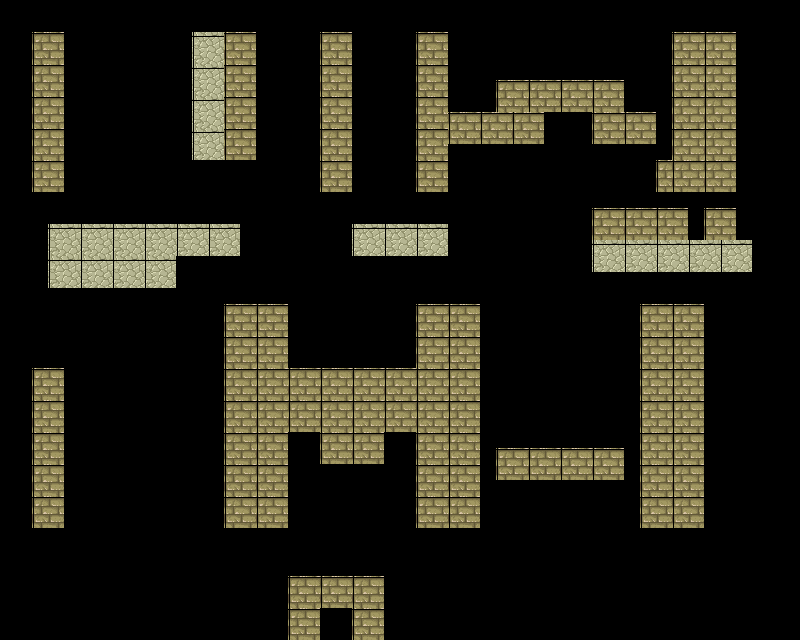

This is a level from a 2D game, rendered from its Tiled map with the project's own tilesets. A one-line summary and the map file follow, with tile-layer data summarised:
An orthogonal 50x40 tile map with 16x16 px tiles, 1 tile layer (backgroud).

<map version="1.0" orientation="orthogonal" width="50" height="40" tilewidth="16" tileheight="16">
 <tileset firstgid="1" name="tmw_desert_spacing" tilewidth="16" tileheight="16">
  <image source="tmw_desert_spacing.png" width="265" height="199" />
  <tile id="34">
   <properties>
    <property name="bottom" value="yes" />
    <property name="left" value="yes" />
    <property name="right" value="yes" />
    <property name="top" value="yes" />
   </properties>
  </tile>
  <tile id="35">
   <properties>
    <property name="bottom" value="yes" />
    <property name="left" value="yes" />
    <property name="right" value="yes" />
    <property name="top" value="yes" />
   </properties>
  </tile>
  <tile id="50">
   <properties>
    <property name="bottom" value="yes" />
    <property name="left" value="yes" />
    <property name="right" value="yes" />
    <property name="top" value="yes" />
   </properties>
  </tile>
  <tile id="51">
   <properties>
    <property name="bottom" value="" />
    <property name="left" value="" />
    <property name="right" value="" />
    <property name="top" value="" />
   </properties>
  </tile>
  <tile id="130">
   <properties>
    <property name="bottom" value="yes" />
    <property name="left" value="yes" />
    <property name="right" value="yes" />
    <property name="top" value="yes" />
   </properties>
  </tile>
  <tile id="131">
   <properties>
    <property name="bottom" value="yes" />
    <property name="left" value="yes" />
    <property name="right" value="yes" />
    <property name="top" value="yes" />
   </properties>
  </tile>
  <tile id="146">
   <properties>
    <property name="bottom" value="yes" />
    <property name="left" value="yes" />
    <property name="right" value="yes" />
    <property name="top" value="yes" />
   </properties>
  </tile>
  <tile id="147">
   <properties>
    <property name="bottom" value="yes" />
    <property name="left" value="yes" />
    <property name="right" value="yes" />
    <property name="top" value="yes" />
   </properties>
  </tile>
 </tileset>
 <layer name="backgroud" width="50" height="40">
  <data>[2000 cells, 522 non-empty, 8 distinct tile ids]</data>
 </layer>
</map>
